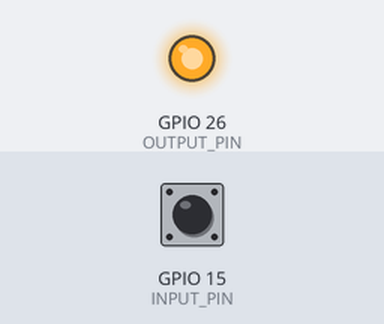
The sketch below on a simulated ESP32. Parts: output pins drawn as LEDs (lit = HIGH). The test bench sets the inputs (shaded band); at power-on: GPIO 15 (INPUT_PIN) HIGH. What the sketch prints to the serial monitor is not drawn.

Above: at 1.2 s.
1.3 s: GPIO 15 (INPUT_PIN) pulled LOW for 0.15 s
At 1.37 s:
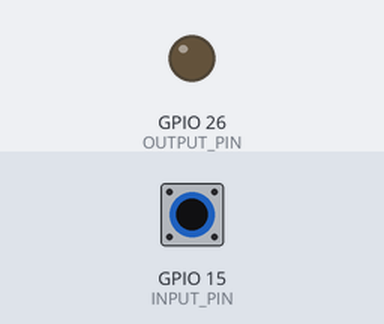
2.9 s: GPIO 15 (INPUT_PIN) pulled LOW for 3.2 s
At 7.1 s:
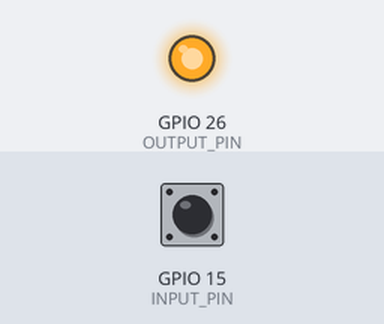
Timing chart, 0 to 8.6 s (numbered marks = the images above; inputs shaded):
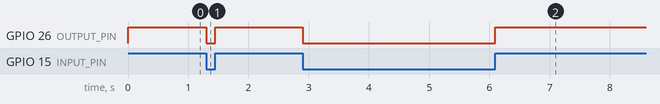

The sketch:

4-1-4.ino
```cpp
#define INPUT_PIN 15
#define OUTPUT_PIN 26

void setup() {
    pinMode(INPUT_PIN, INPUT_PULLUP);
    setCpuFrequencyMhz(240);
    pinMode(OUTPUT_PIN, OUTPUT);
    Serial.begin(115200);
    Serial.println("Halo ESP32");

}

void loop() {
    int input1;
    input1 = digitalRead(INPUT_PIN);
    digitalWrite(OUTPUT_PIN, input1);
}
```

Measured:
- after the input at 1.3 s, GPIO 26 (OUTPUT_PIN): HIGH → LOW at once, → HIGH 0.15 s later
- after the input at 2.9 s, GPIO 26 (OUTPUT_PIN): HIGH → LOW at once, → HIGH 3.2 s later
